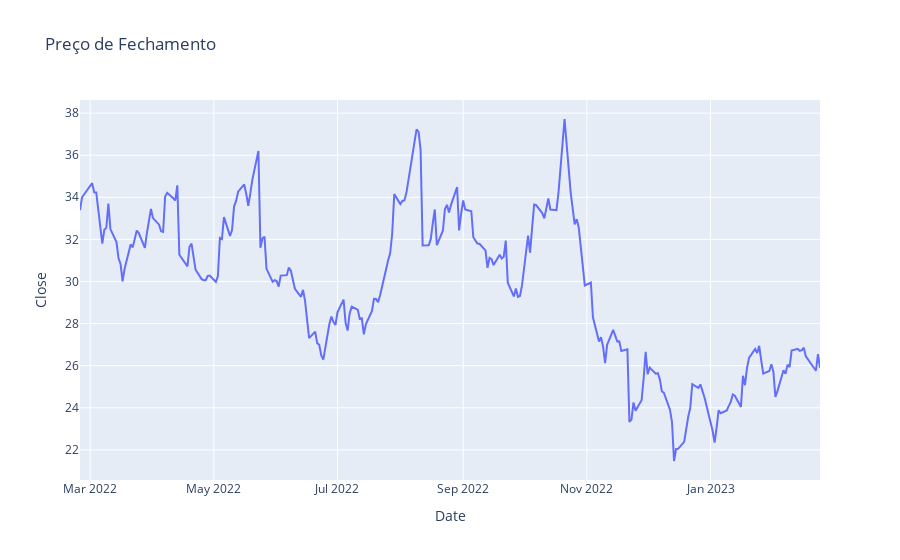

This figure's notebook cell:
### Code cell
figure1 = px.line(
    dados,
    y='Close',
    title='Preço de Fechamento')

figure1.show()

### Figure 1 — Plotly figure (JSON) as saved in the notebook; plotly's stock layout.template omitted (floating-point values rounded to 4 significant figures; data arrays with more than 128 entries replaced by an {"elided": "..."} marker saying what was removed)
{"data": [{"hovertemplate": "Date=%{x}<br>Close=%{y}<extra></extra>", "legendgroup": "", "line": {"color": "#636efa", "dash": "solid"}, "marker": {"symbol": "circle"}, "mode": "lines", "name": "", "orientation": "v", "showlegend": false, "type": "scatter", "x": {"elided": "250 str values"}, "xaxis": "x", "y": {"elided": "250 float values"}, "yaxis": "y"}], "layout": {"legend": {"tracegroupgap": 0}, "title": {"text": "Preço de Fechamento"}, "xaxis": {"anchor": "y", "domain": [0, 1], "title": {"text": "Date"}}, "yaxis": {"anchor": "x", "domain": [0, 1], "title": {"text": "Close"}}}}
